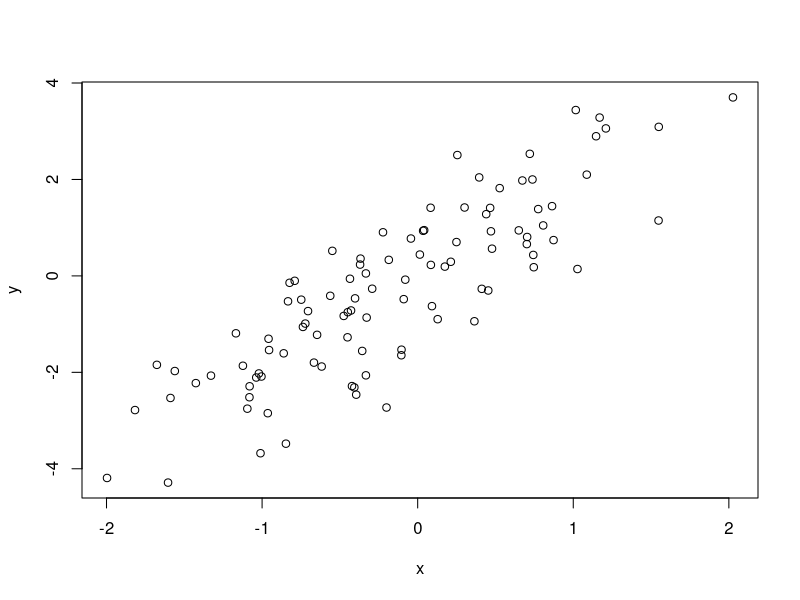

This figure's R source:
## ---- chunk 1
5 + 5
4 - 1
1 * 2
4 ^ 2
## ---- chunk 2
a <- 1
b <- 2
a + b
A <- 3
a + b - A
## ---- chunk 3
round(3.1415)
factorial(3)
sqrt(9)

factorial(round(2.0015) + 1)
## ---- chunk 4
the_answer <- 42
more_pi <- round(3.1415) + 1
factorial(more_pi)
## ---- chunk 5
x <- rnorm(100)
y <- 2*x + rnorm(100)
cor(x, y)
## ---- chunk 6
x <- rnorm(100)
y <- 2*x + rnorm(100)
cor(x, y)
## ---- chunk 7
x <- rnorm(100)
y <- 2*x + rnorm(100)
cor(x, y)
## ---- chunk 8
plot(x,y)
